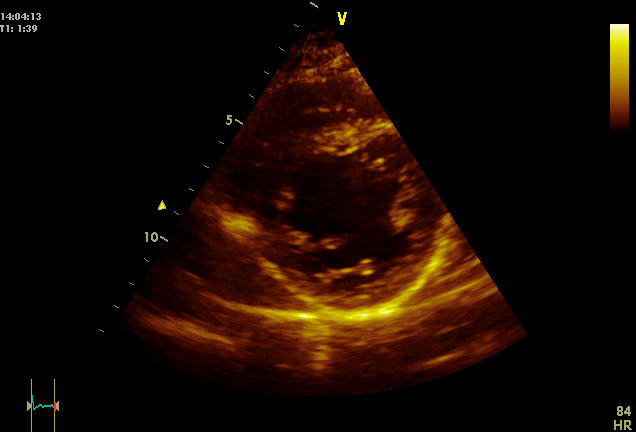
#> input picture testimages/CasoAD.bmp, 636 x 432 px, found by its file name
$ python roi.py   (older library calls are emulated)
#> lines starting #> are read from the running program, lines starting #| are printed output that depends on the picture; after the words box and inside, x2 and y2 are one past the last pixel; in counts of white or black regions, pixels touching at a corner belong together
import numpy as np
import matplotlib.pyplot as plt
import cv2

countImg=1
pathSamples="../../../base de imagens/Ecocardiograma/Casos/Todos os Casos/"

img_samples = []
img_samples.append("CasoAD.bmp")
img_samples.append("CasoAS.bmp")
img_samples.append("CasoBD.bmp")
img_samples.append("CasoBS.bmp")
img_samples.append("CasoCD.bmp")
img_samples.append("CasoCS.bmp")
img_samples.append("CasoDD.bmp")
img_samples.append("CasoDS.bmp")
img_samples.append("CasoED.bmp")
img_samples.append("CasoES.bmp")
img_samples.append("CasoFD.bmp")
img_samples.append("CasoFS.bmp")
img_samples.append("CasoGD.bmp")
img_samples.append("CasoGS.bmp")
img_samples.append("CasoHD.bmp")
img_samples.append("CasoHS.bmp")
img_samples.append("CasoID.bmp")
img_samples.append("CasoIS.bmp")
img_samples.append("CasoJD.bmp")
img_samples.append("CasoJS.bmp")
img_samples.append("CasoKD.bmp")
img_samples.append("CasoKS.bmp")
img_samples.append("CasoLD.bmp")
img_samples.append("CasoLS.bmp")
img_samples.append("CasoMD.bmp")
img_samples.append("CasoMS.bmp")
img_samples.append("CasoND.bmp")
img_samples.append("CasoNS.bmp")
img_samples.append("CasoOD.bmp")
img_samples.append("CasoOS.bmp")
img_samples.append("CasoPD.bmp")
img_samples.append("CasoPS.bmp")
img_samples.append("CasoQD.bmp")
img_samples.append("CasoQS.bmp")

for i in np.arange(0, np.size(img_samples,0)):
    img = cv2.imread(pathSamples+img_samples[i],0)
#> img: shape (432, 636); min 0, max 244, mean 12.3
    img_blur = cv2.GaussianBlur(img,(5,5),0)
    # ------------------------------
    # Binarizacao da imagem
    # ------------------------------
    ret, img_bin = cv2.threshold(img_blur,0,255,cv2.THRESH_BINARY)
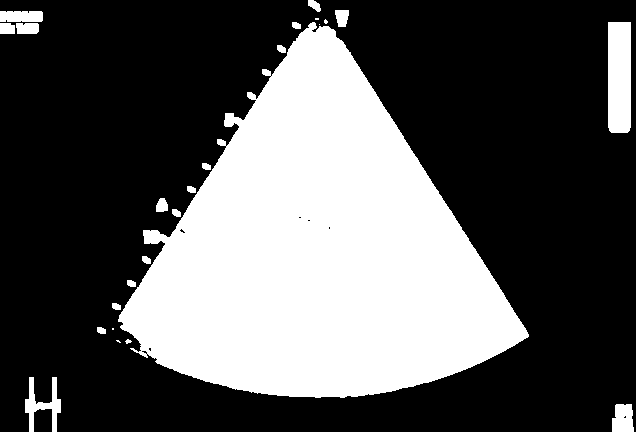
#> img_bin: shape (432, 636); 34.1% white; 25 white regions (5 under 20 px), largest, box (x1, y1, x2, y2) and area: (118, 22, 529, 398) 88088, (608, 22, 631, 133) 2537, (25, 377, 61, 432) 801

    # ------------------------------
    # Identifica a maior componente
    # ------------------------------
    connectivity = 4
    # Perform the operation
    output = cv2.connectedComponentsWithStats(img_bin, connectivity, cv2.CV_8U)

    # Rotulos das componentes identificadas
    num_labels = output[0]
#> num_labels = 26
    # Matriz com os pixels identificados com os rotulos
    labels = output[1]
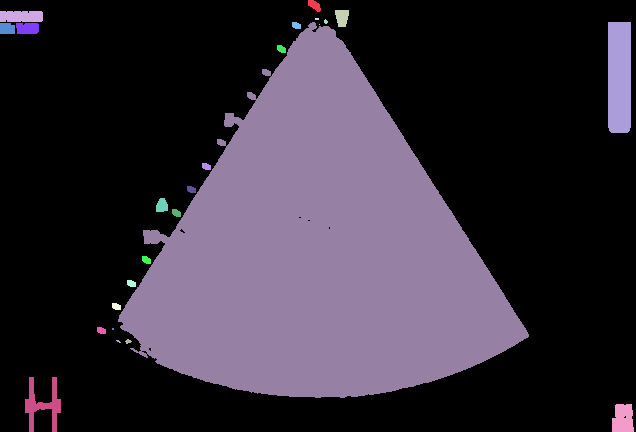
#> labels: shape (432, 636) int32; 26 distinct labels, from 0 to 25; one colour per label, 0 black

    # Matriz Estatisticas calculadas para cada componente conexa detectada
    # stats[label, COLUMN]
    # cv2.CC_STAT_LEFT The leftmost (x) coordinate which is the inclusive start of the bounding box in the horizontal direction.
    # cv2.CC_STAT_TOP The topmost (y) coordinate which is the inclusive start of the bounding box in the vertical direction.
    # cv2.CC_STAT_WIDTH The horizontal size of the bounding box
    # cv2.CC_STAT_HEIGHT The vertical size of the bounding box
    # cv2.CC_STAT_AREA The total area (in pixels) of the connected component
    stats = output[2]
#> stats = 26 rows, first 6: [0, 0, 636, 432, 180959], [308, 0, 13, 12, 98], [0, 11, 43, 11, 463], [335, 10, 14, 17, 193], [315, 18, 4, 2, 8], [324, 19, 4, 5, 14]
    # Matrix com os centroides das componentes
    centroids = output[3]
#> centroids = 26 pairs, first value 6.72 to 622.6, second value 4.94 to 418.4

    # Exibe area das componentes conexas identificadas
    #for i in np.arange(0, np.size(stats, 0)):
    #    print(str(i) +": "+str(stats[i, cv2.CC_STAT_AREA]))
    #print(stats.shape)

    # ------------------------------
    # Detecta e separa a maior componente
    # ------------------------------
    img_max = np.zeros_like(labels)
    idx_maxcomp = 1+stats[1:, cv2.CC_STAT_AREA].argmax()
#> idx_maxcomp = 9

    img_max[labels != idx_maxcomp] = 0
    img_max[labels == idx_maxcomp] = 255

    # ------------------------------
    # Desenha circulo - ROI
    # ------------------------------
    ray = 120
    roi_cx = int(centroids[idx_maxcomp,0])
#> roi_cx = 318
    roi_cy = int(centroids[idx_maxcomp,1])
#> roi_cy = 251
    img_roi = np.zeros_like(img)

    cv2.circle(img_roi, (roi_cx, roi_cy), ray, (1,0,0), -1)
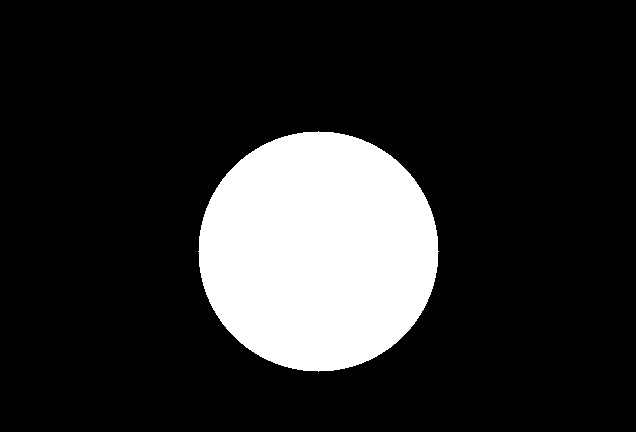
#> img_roi: shape (432, 636); values 0 (black) and 1 (white), 16.5% white; 1 white region, box (x1, y1, x2, y2) and area: (198, 131, 439, 372) 45225
    img_roicrop = img_roi*img
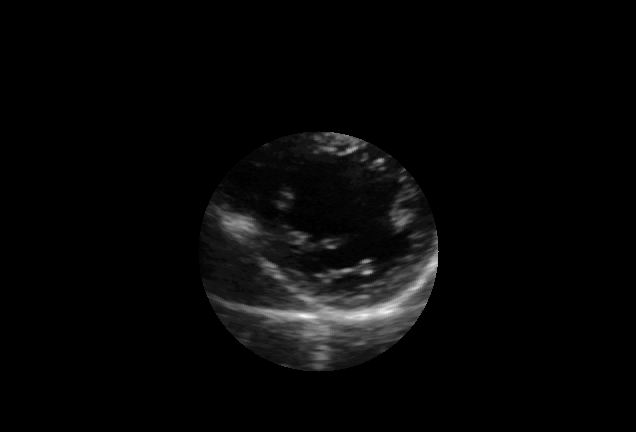
#> img_roicrop: shape (432, 636); min 0, max 243, mean 6.8

    #img_roicrop_rect = img[roi_cy-ray:roi_cy+ray, roi_cx-ray:roi_cx+ray]
    img_roicrop_rect = img_blur[roi_cy-ray:roi_cy+ray, roi_cx-ray:roi_cx+ray]
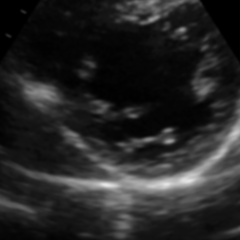
#> img_roicrop_rect: shape (240, 240); min 0, max 231, mean 37.1

    # ------------------------------
    # detect circles in the image
    #img_roicrop_rect[img_roicrop_rect<25] = 127;
    #img_roicrop_rect[img_roicrop_rect<50] = 0;

    output = img_roicrop_rect.copy()
    gray = img_roicrop_rect.copy()
    circles = cv2.HoughCircles(gray, cv2.HOUGH_GRADIENT, 5, 70, 3,param1=10,param2=100,minRadius=50,maxRadius=100)
#> circles = [[102.5, 102.5, 97], [152.5, 157.5, 69.5], [67.5, 172.5, 53], [177.5, 82.5, 53], [142.5, 237.5, 97], [232.5, 147.5, 91.5], [52.5, 52.5, 53], [22.5, 117.5, 64], [132.5, 12.5, 69.5], [7.5, 212.5, 97], [212.5, 217.5, 69.5], [237.5, 12.5, 75]]

    print("Circles.shape:")
    print(type(circles))
#| <class 'numpy.ndarray'>

    # ensure at least some circles were found
    if circles is not None:
        # convert the (x, y) coordinates and radius of the circles to integers
        circles = np.round(circles[0, :]).astype("int")
#> circles = [[102, 102, 97], [152, 158, 70], [68, 172, 53], [178, 82, 53], [142, 238, 97], [232, 148, 92], [52, 52, 53], [22, 118, 64], [132, 12, 70], [8, 212, 97], [212, 218, 70], [238, 12, 75]]
        print(circles.shape)
#| (12, 3)

        idxDelete=[]
        i=0
        for (x, y, r) in circles:
            print("(x, y, r) = ({}, {}, {})".format(x, y, r))
            if x-r < 0 or x+r > 2*ray:
                idxDelete.append(i)
            if y-r < 0 or y+r > 2*ray:
                idxDelete.append(i)
            # [4 lines of commented-out code are left out]
            i=i+1
#> this loop made 12 passes
#| (x, y, r) = (102, 102, 97)
#| (x, y, r) = (152, 158, 70)
#| (x, y, r) = (68, 172, 53)
#| (x, y, r) = (178, 82, 53)
#| (x, y, r) = (142, 238, 97)
#| (x, y, r) = (232, 148, 92)
#| (x, y, r) = (52, 52, 53)
#| (x, y, r) = (22, 118, 64)
#> (further printed lines are left out)
#> after the loop, i = 12; idxDelete = [4, 5, 6, 6, 7, 8, 9, 9, 10, 10, 11, 11]

        print("\ncircles.shape antes:")
        print(circles.shape)
#| (12, 3)

        circles = np.delete(circles, idxDelete, 0)
#> circles = [[102, 102, 97], [152, 158, 70], [68, 172, 53], [178, 82, 53]]
        print("\ncircles.shape:")
        print(circles.shape)
#| (4, 3)
        idxCircleLargest = circles[:,2].argmax()
#> idxCircleLargest = 0
        print("\nidxCircleLargest:")
        print(idxCircleLargest)
#| 0

        # loop over the (x, y) coordinates and radius of the circles
        i=0
        for (x, y, r) in circles:
            print(str(i)+": raio ="+str(r));

            # draw the circle in the output image, then draw a rectangle
            # corresponding to the center of the circle
            if idxCircleLargest == i:
                print("Plot circle index" + str(i))
                cv2.circle(output, (x, y), r, (255, 0, 0), 4)
                cv2.rectangle(output, (x - 5, y - 5), (x + 5, y + 5), (255, 0, 0), -1)

            i = i+1
#> this loop made 4 passes
#| 0: raio =97
#| Plot circle index0
#| 1: raio =70
#| 2: raio =53
#| 3: raio =53
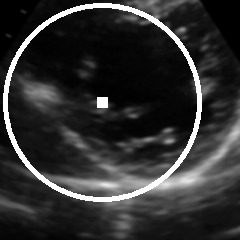
#> output: shape (240, 240); 5.56% of pixels changed, all inside (x1, y1, x2, y2) = (3, 3, 202, 202)
#> after the loop, i = 4

    else:
        print("nenhum circulo detectado!")

    # show the output image
    cv2.imshow("output", np.hstack([img_roicrop_rect, output]))
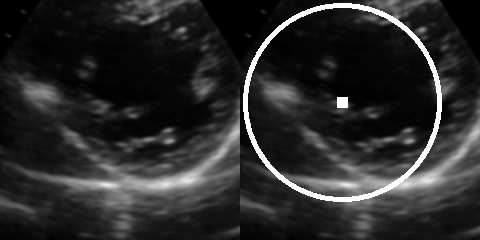
#> window 'output': shape (240, 480); min 0, max 255, mean 43
    cv2.waitKey(0)
#> pass 2 of the loop `for i in np.arange(0, np.size(img_samples,0)):`:
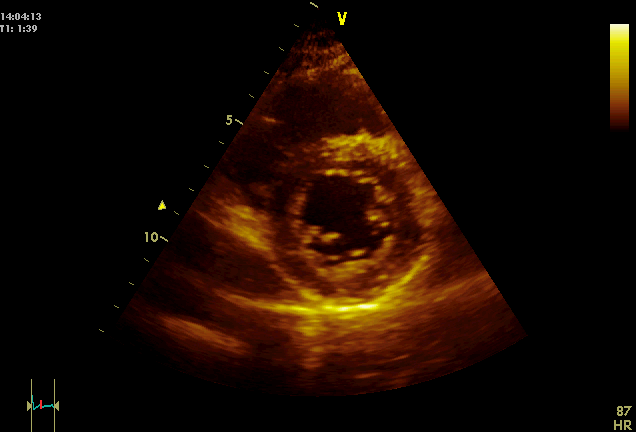
#> input picture testimages/CasoAS.bmp, 636 x 432 px, found by its file name
#> img_bin: shape (432, 636); 34% white; 25 white regions (7 under 20 px), largest, box (x1, y1, x2, y2) and area: (116, 19, 529, 399) 87788, (608, 22, 631, 133) 2537, (25, 377, 61, 432) 830
#> labels: shape (432, 636) int32; 26 distinct labels, from 0 to 25
#> stats = 26 rows, first 6: [0, 0, 636, 432, 181300], [308, 0, 13, 11, 94], [0, 11, 43, 11, 463], [335, 10, 14, 17, 193], [116, 19, 413, 380, 87788], [324, 19, 4, 5, 15]
#> centroids = 26 pairs, first value 6.72 to 622.5, second value 4.66 to 418.2
#> idx_maxcomp = 4
#> roi_cy = 250
#> img_roi: shape (432, 636); values 0 (black) and 1 (white), 16.5% white; 1 white region, box (x1, y1, x2, y2) and area: (198, 130, 439, 371) 45225
#> `circles = cv2.HoughCircles(gray, cv2.HOUGH_GRADIENT, 5, 70, 3,param1=1..`: circles = [[97.5, 137.5, 97], [147.5, 87.5, 80.5], [72.5, 67.5, 64], [167.5, 177.5, 58.5], [97.5, 232.5, 97], [232.5, 97.5, 80.5], [7.5, 152.5, 75], [137.5, 12.5, 69.5], [227.5, 237.5, 97], [22.5, 237.5, 91.5], [17.5, 12.5, 75], [222.5, 27.5, 53]]
#| <class 'numpy.ndarray'>
#> `circles = np.round(circles[0, :]).astype("int")`: circles = [[98, 138, 97], [148, 88, 80], [72, 68, 64], [168, 178, 58], [98, 232, 97], [232, 98, 80], [8, 152, 75], [138, 12, 70], [228, 238, 97], [22, 238, 92], [18, 12, 75], [222, 28, 53]]
#| (12, 3)
#> the loop `for (x, y, r) in circles:` made 12 passes
#> (printed output is left out)
#> after the loop `for (x, y, r) in circles:`: i = 12; idxDelete = [4, 5, 6, 7, 8, 8, 9, 9, 10, 10, 11, 11]
#| (12, 3)
#> `circles = np.delete(circles, idxDelete, 0)`: circles = [[98, 138, 97], [148, 88, 80], [72, 68, 64], [168, 178, 58]]
#| (4, 3)
#| 0
#> the loop `for (x, y, r) in circles:` made 4 passes
#> (printed output is left out)
#> after the loop `for (x, y, r) in circles:`:
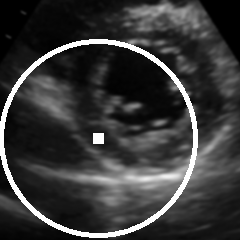
#> output: shape (240, 240); min 0, max 255, mean 56.7
#> after the loop `for (x, y, r) in circles:`: i = 4
#> `cv2.imshow("output", np.hstack([img_roicrop_rect, output]))`:
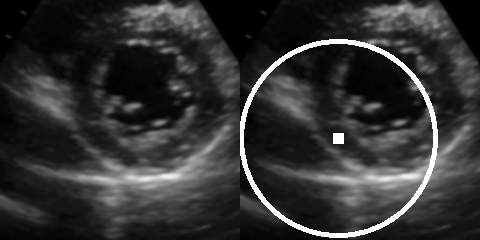
#> window 'output': shape (240, 480); min 0, max 255, mean 50.7
#> pass 3 of the loop `for i in np.arange(0, np.size(img_samples,0)):`:
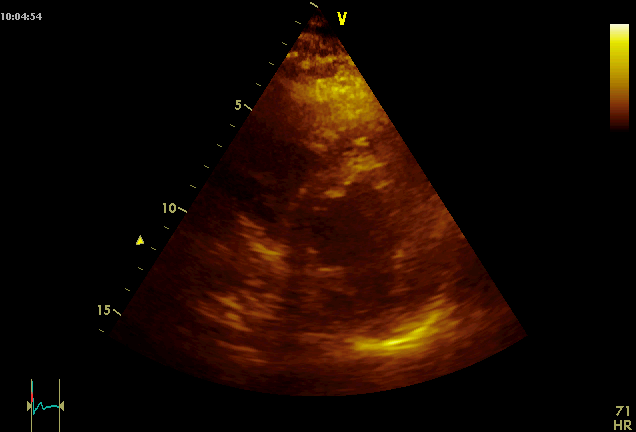
#> input picture testimages/CasoBD.bmp, 636 x 432 px, found by its file name
#> img_bin: shape (432, 636); 34.4% white; 18 white regions, largest, box (x1, y1, x2, y2) and area: (96, 0, 529, 398) 89304, (608, 22, 631, 133) 2537, (25, 377, 66, 432) 890
#> num_labels = 19
#> labels: shape (432, 636) int32; 19 distinct labels, from 0 to 18
#> stats = 19 rows, first 6: [0, 0, 636, 432, 180119], [96, 0, 433, 398, 89304], [0, 11, 44, 11, 471], [335, 10, 14, 17, 193], [293, 19, 10, 7, 58], [608, 22, 23, 111, 2537]
#> centroids = 19 rows, first 8: [315.5, 199], [316.6, 251.2], [21.21, 16.04], [341.6, 17.06], [297.5, 22], [619, 76.66], [270.9, 63.09], [231.9, 125.1]
#> idx_maxcomp = 1
#> roi_cx = 316
#> roi_cy = 251
#> img_roi: shape (432, 636); values 0 (black) and 1 (white), 16.5% white; 1 white region, box (x1, y1, x2, y2) and area: (196, 131, 437, 372) 45225
#> `circles = cv2.HoughCircles(gray, cv2.HOUGH_GRADIENT, 5, 70, 3,param1=1..`: circles = [[122.5, 102.5, 97], [77.5, 162.5, 69.5], [162.5, 167.5, 58.5], [227.5, 92.5, 97], [72.5, 52.5, 53], [117.5, 237.5, 97], [172.5, 47.5, 53], [7.5, 102.5, 80.5], [237.5, 167.5, 69.5], [222.5, 237.5, 80.5], [12.5, 222.5, 69.5]]
#| <class 'numpy.ndarray'>
#> `circles = np.round(circles[0, :]).astype("int")`: circles = [[122, 102, 97], [78, 162, 70], [162, 168, 58], [228, 92, 97], [72, 52, 53], [118, 238, 97], [172, 48, 53], [8, 102, 80], [238, 168, 70], [222, 238, 80], [12, 222, 70]]
#| (11, 3)
#> the loop `for (x, y, r) in circles:` made 11 passes
#> (printed output is left out)
#> after the loop `for (x, y, r) in circles:`: i = 11; idxDelete = [3, 3, 4, 5, 6, 7, 8, 9, 9, 10, 10]
#| (11, 3)
#> `circles = np.delete(circles, idxDelete, 0)`: circles = [[122, 102, 97], [78, 162, 70], [162, 168, 58]]
#| (3, 3)
#| 0
#> the loop `for (x, y, r) in circles:` made 3 passes
#> (printed output is left out)
#> after the loop `for (x, y, r) in circles:`:
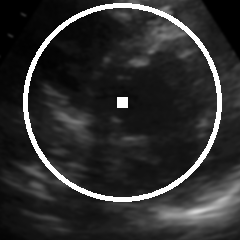
#> output: shape (240, 240); min 0, max 255, mean 46.4
#> after the loop `for (x, y, r) in circles:`: i = 3
#> `cv2.imshow("output", np.hstack([img_roicrop_rect, output]))`:
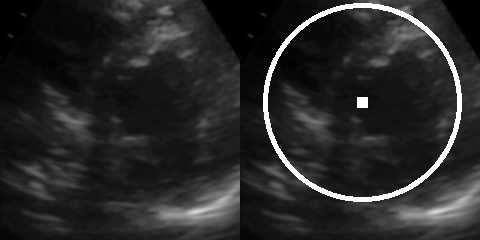
#> window 'output': shape (240, 480); min 0, max 255, mean 40.2
#> (the run stopped early here; a loop or call above may not have finished)
